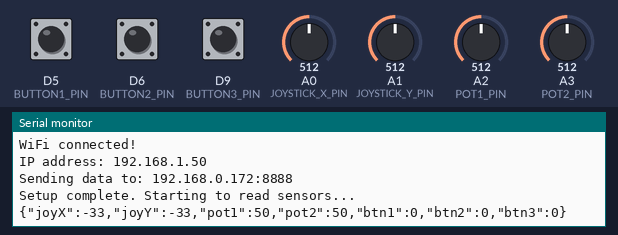
A sketch run on a simulated Arduino MKR. On the bench: the last lines printed to the serial monitor. The inputs (shaded band) are chosen by the test bench; at power-on: A0 (JOYSTICK_X_PIN) = 512, A1 (JOYSTICK_Y_PIN) = 512, A2 (POT1_PIN) = 512, A3 (POT2_PIN) = 512, D5 (BUTTON1_PIN) HIGH, D6 (BUTTON2_PIN) HIGH, D9 (BUTTON3_PIN) HIGH. WiFi joins after 1.5 s; servers stay silent unless stated.

Above: at 4.2 s.
4.3 s: A0 (JOYSTICK_X_PIN) set to 716
At 5.0 s:
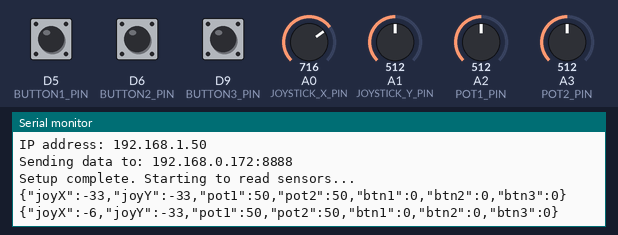
5.8 s: A1 (JOYSTICK_Y_PIN) set to 716
At 7.0 s:
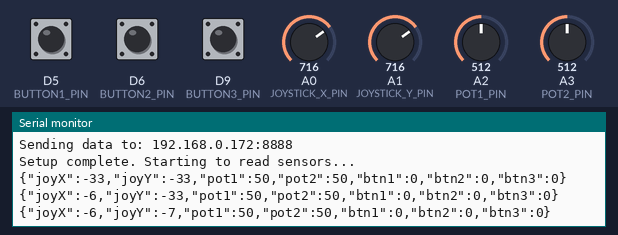
7.3 s: A2 (POT1_PIN) set to 716
At 8.1 s:
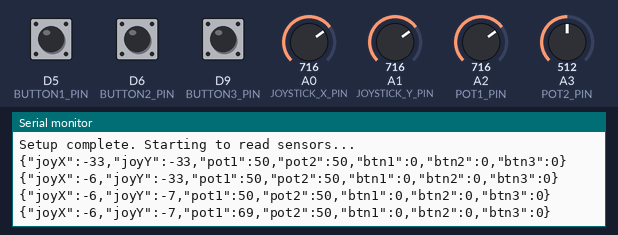
8.8 s: A3 (POT2_PIN) set to 716
At 9.9 s:
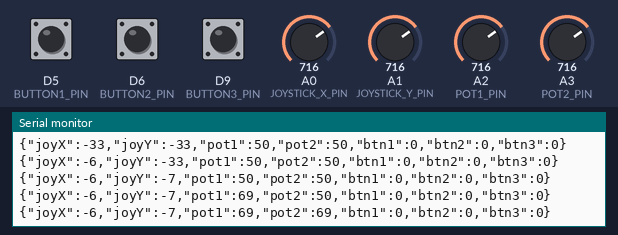
10.3 s: D5 (BUTTON1_PIN) pulled LOW for 0.15 s
At 11.6 s:
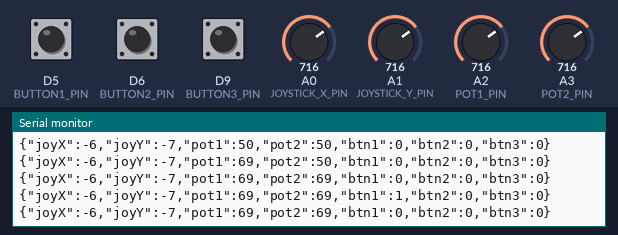
11.9 s: D6 (BUTTON2_PIN) pulled LOW for 0.15 s
At 13.5 s:
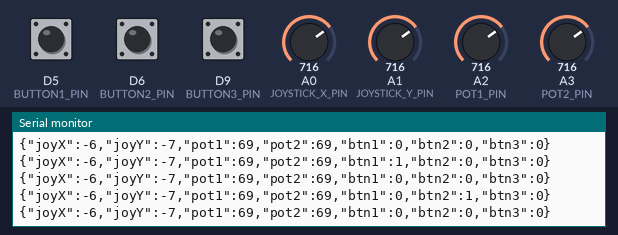

Measured:
- after the input at 4.3 s, the serial monitor: prints a new line at once (image 1)
- after the input at 5.8 s, the serial monitor: prints a new line at once (image 2)
- after the input at 7.3 s, the serial monitor: prints a new line at once (image 3)
- after the input at 8.8 s, the serial monitor: prints a new line at once (image 4)
- after the input at 10.3 s, the serial monitor: prints a new line after 0.06 s (image 5)
- after the input at 11.9 s, the serial monitor: prints a new line after 0.06 s (image 6)

The sketch:

input_controller.ino
```cpp
  /*
 * Adafruit Feather M0 WiFi (ATWINC1500) Input Controller
 *
 * Hardware Setup:
 * - Analog Joystick (2 axes): Connect to A0 (X-axis) and A1 (Y-axis)
 * - Potentiometer 1: Connect to A2
 * - Potentiometer 2: Connect to A3
 * - Button 1: Connect to Digital Pin 5 (with pullup)
 * - Button 2: Connect to Digital Pin 6 (with pullup)
 * - Button 3: Connect to Digital Pin 9 (with pullup)
 *
 * All analog inputs should have ground and 3.3V connections
 * Buttons should be wired between the pin and GND (internal pullup enabled)
 *
 * Board: Adafruit Feather M0 WiFi (ATSAMD21 + ATWINC1500)
 */

#include <WiFi101.h>
#include <WiFiUdp.h>

// ===== WiFi Pin Configuration for M0 WiFi =====
// Manually define pins for ATWINC1500 (CS, IRQ, RST, EN)
#define WINC_CS   8
#define WINC_IRQ  7
#define WINC_RST  4
#define WINC_EN   2

// ===== WiFi Configuration =====
const char* ssid = "Ling";          // Replace with your WiFi network name
const char* password = "Lingfamily";   // Replace with your WiFi password
const char* raspberryPiIP = "192.168.0.172";   // Replace with your Raspberry Pi's IP address
const int udpPort = 8888;                      // UDP port for sending data

WiFiUDP udp;

// ===== Pin Definitions =====
// Analog Inputs (10-bit ADC on M0: 0-1023)
const int JOYSTICK_X_PIN = A0;
const int JOYSTICK_Y_PIN = A1;
const int POT1_PIN = A2;
const int POT2_PIN = A3;

// Digital Inputs (Buttons)
const int BUTTON1_PIN = 5;
const int BUTTON2_PIN = 6;
const int BUTTON3_PIN = 9;

// ===== Sensor Values =====
struct SensorData {
  int joystickX;
  int joystickY;
  int pot1;
  int pot2;
  bool button1;
  bool button2;
  bool button3;
};

SensorData currentData;
SensorData previousData;

// ===== Calibration Settings =====
const int JOY_CENTER_X = 810;        // Joystick X center value (measured at rest)
const int JOY_CENTER_Y = 813;        // Joystick Y center value (measured at rest)
const int JOY_DEADZONE = 50;         // Ignore values within this range of center
const int JOY_MIN = 0;               // Minimum ADC value
const int JOY_MAX = 1023;            // Maximum ADC value

// ===== Settings =====
const int SEND_INTERVAL = 20;        // Send data every 20ms (50Hz)
const int DEBOUNCE_DELAY = 50;       // Button debounce time in milliseconds
const int ANALOG_THRESHOLD = 10;     // Minimum analog change to trigger update

unsigned long lastSendTime = 0;
unsigned long lastDebounceTime[3] = {0, 0, 0};
bool lastButtonState[3] = {HIGH, HIGH, HIGH};
bool buttonState[3] = {HIGH, HIGH, HIGH};

// ===== Function Prototypes =====
void setupWiFi();
void readSensors();
void sendData();
bool dataChanged();
int normalizeJoystick(int value, int center);

void setup() {
  Serial.begin(115200);
  delay(1000);

  Serial.println("\n=== Feather Input Controller ===");

  // Configure button pins with internal pullup resistors
  pinMode(BUTTON1_PIN, INPUT_PULLUP);
  pinMode(BUTTON2_PIN, INPUT_PULLUP);
  pinMode(BUTTON3_PIN, INPUT_PULLUP);

  // Initialize sensor data
  memset(&currentData, 0, sizeof(currentData));
  memset(&previousData, 0, sizeof(previousData));

  // Connect to WiFi
  setupWiFi();

  // Begin UDP
  udp.begin(udpPort);

  Serial.println("Setup complete. Starting to read sensors...\n");
}

void loop() {
  unsigned long currentTime = millis();

  // Read all sensors
  readSensors();

  // Send data at regular intervals or when significant changes occur
  if (currentTime - lastSendTime >= SEND_INTERVAL) {
    if (dataChanged()) {
      sendData();
      previousData = currentData;
    }
    lastSendTime = currentTime;
  }
}

void setupWiFi() {
  // Manually set WiFi pins for ATWINC1500
  WiFi.setPins(WINC_CS, WINC_IRQ, WINC_RST, WINC_EN);

  // Check for the WiFi module
  if (WiFi.status() == WL_NO_SHIELD) {
    Serial.println("WiFi module not detected!");
    while (true); // Don't continue
  }

  Serial.print("Connecting to WiFi: ");
  Serial.println(ssid);

  // Connect to WPA/WPA2 network
  int status = WL_IDLE_STATUS;
  int attempts = 0;

  while (status != WL_CONNECTED && attempts < 30) {
    status = WiFi.begin(ssid, password);
    delay(500);
    Serial.print(".");
    attempts++;
  }

  if (WiFi.status() == WL_CONNECTED) {
    Serial.println("\nWiFi connected!");
    Serial.print("IP address: ");
    Serial.println(WiFi.localIP());
    Serial.print("Sending data to: ");
    Serial.print(raspberryPiIP);
    Serial.print(":");
    Serial.println(udpPort);
  } else {
    Serial.println("\nWiFi connection failed!");
    Serial.println("Please check your credentials and try again.");
  }
}

void readSensors() {
  // Read analog inputs (10-bit ADC: 0-1023 on M0) and normalize joystick
  int rawX = analogRead(JOYSTICK_X_PIN);
  int rawY = analogRead(JOYSTICK_Y_PIN);

  currentData.joystickX = normalizeJoystick(rawX, JOY_CENTER_X);
  currentData.joystickY = normalizeJoystick(rawY, JOY_CENTER_Y);

  // Read potentiometers (map to 0-100 range for consistency)
  currentData.pot1 = map(analogRead(POT1_PIN), 0, 1023, 0, 100);
  currentData.pot2 = map(analogRead(POT2_PIN), 0, 1023, 0, 100);

  // Read buttons with debouncing
  int buttonPins[3] = {BUTTON1_PIN, BUTTON2_PIN, BUTTON3_PIN};
  bool* buttonResults[3] = {&currentData.button1, &currentData.button2, &currentData.button3};

  for (int i = 0; i < 3; i++) {
    bool reading = digitalRead(buttonPins[i]);

    // If the button state changed, reset debounce timer
    if (reading != lastButtonState[i]) {
      lastDebounceTime[i] = millis();
    }

    // If enough time has passed, accept the new state
    if ((millis() - lastDebounceTime[i]) > DEBOUNCE_DELAY) {
      if (reading != buttonState[i]) {
        buttonState[i] = reading;
      }
    }

    // Store button state (inverted because of pullup - LOW means pressed)
    *buttonResults[i] = (buttonState[i] == LOW);
    lastButtonState[i] = reading;
  }
}

bool dataChanged() {
  // Check if any button state changed
  if (currentData.button1 != previousData.button1 ||
      currentData.button2 != previousData.button2 ||
      currentData.button3 != previousData.button3) {
    return true;
  }

  // Check if analog values changed significantly
  if (abs(currentData.joystickX - previousData.joystickX) > ANALOG_THRESHOLD ||
      abs(currentData.joystickY - previousData.joystickY) > ANALOG_THRESHOLD ||
      abs(currentData.pot1 - previousData.pot1) > ANALOG_THRESHOLD ||
      abs(currentData.pot2 - previousData.pot2) > ANALOG_THRESHOLD) {
    return true;
  }

  return false;
}

void sendData() {
  // Create JSON-formatted string for easy parsing on Raspberry Pi
  String jsonData = "{";
  jsonData += "\"joyX\":" + String(currentData.joystickX) + ",";
  jsonData += "\"joyY\":" + String(currentData.joystickY) + ",";
  jsonData += "\"pot1\":" + String(currentData.pot1) + ",";
  jsonData += "\"pot2\":" + String(currentData.pot2) + ",";
  jsonData += "\"btn1\":" + String(currentData.button1 ? 1 : 0) + ",";
  jsonData += "\"btn2\":" + String(currentData.button2 ? 1 : 0) + ",";
  jsonData += "\"btn3\":" + String(currentData.button3 ? 1 : 0);
  jsonData += "}";

  // Send UDP packet to Raspberry Pi
  if (WiFi.status() == WL_CONNECTED) {
    udp.beginPacket(raspberryPiIP, udpPort);
    udp.print(jsonData);
    udp.endPacket();

    // Debug output (comment out for better performance)
    Serial.println(jsonData);
  } else {
    Serial.println("WiFi disconnected!");
    // Note: WiFi101 doesn't support auto-reconnect
    // You may need to restart the board if connection is lost
  }
}

// Normalize joystick values to -100 to +100 range with deadzone
int normalizeJoystick(int value, int center) {
  // Calculate distance from center
  int offset = value - center;

  // Apply deadzone - treat values near center as zero
  if (abs(offset) < JOY_DEADZONE) {
    return 0;
  }

  // Determine if we're in positive or negative range
  if (offset > 0) {
    // Positive direction (center to max)
    int range = JOY_MAX - center;
    // Map from (deadzone to range) to (0 to 100)
    return map(offset, JOY_DEADZONE, range, 0, 100);
  } else {
    // Negative direction (center to min)
    int range = center - JOY_MIN;
    // Map from (-range to -deadzone) to (-100 to 0)
    return map(offset, -range, -JOY_DEADZONE, -100, 0);
  }
}
```
